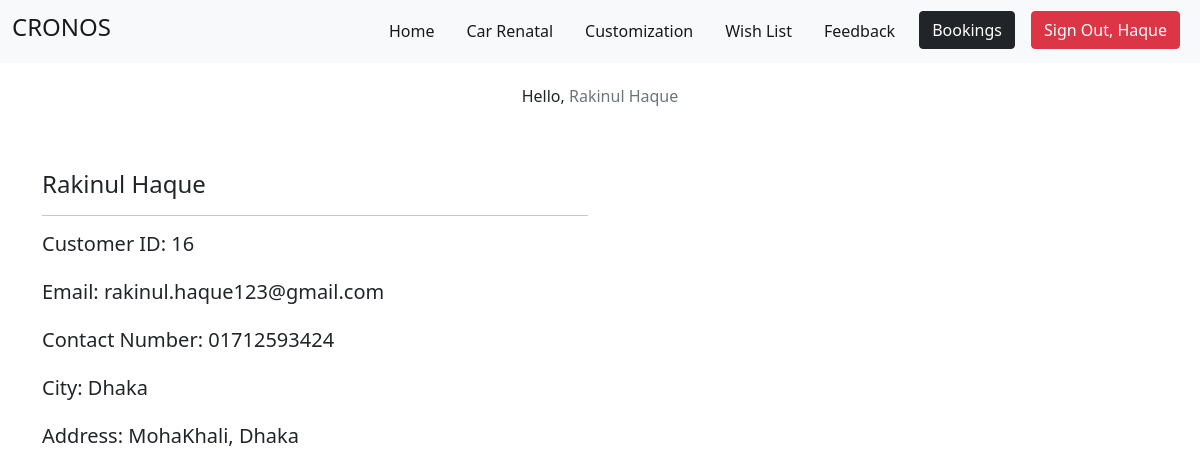
The app's page /userProfilePage.php (signed in) with its own data.
### tables this page shows
CREATE TABLE `customer` (
  `customer_id` int(11) NOT NULL,
  `first_name` varchar(20) NOT NULL,
  `last_name` varchar(20) NOT NULL,
  `city` varchar(20) NOT NULL,
  `address` varchar(100) NOT NULL,
  `phone_number` varchar(11) NOT NULL,
  `email` varchar(50) NOT NULL,
  `password` varchar(30) NOT NULL
);

### userProfilePage.php (the view, shortened to what this page needs)
<?php
$customer_id = $_SESSION["customer_id"];
?>
<!DOCTYPE html>
<html lang="en">
<head>
    <link href="https://cdn.jsdelivr.net/npm/bootstrap@5.1.3/dist/css/bootstrap.min.css" rel="stylesheet" />
    <link rel="stylesheet" href="style.css" />
    <link rel="stylesheet" href="fontawesome-free-5.15.4-web/fontawesome-free-5.15.4-web/css/all.css" />
</head>
<body>
    <navbar>
        <nav class="navbar navbar-expand-lg navbar-light bg-light">
            <div class="container-fluid">
                <a class="navbar-brand" href="index.php">
                    <h4>CRONOS</h4>
                </a>
                <div class="collapse navbar-collapse" id="navbarNav">
                    <ul class="navbar-nav ms-auto">
                        <li class="nav-item mx-2">
                            <a class="nav-link active" aria-current="page" href="index.php">Home</a>
                        </li>
                        <li class="nav-item mx-2">
                            <a class="nav-link active" aria-current="page" href="userPanel.php">Car Renatal</a>
                        </li>
                        <li class="nav-item mx-2">
                            <a class="nav-link active" aria-current="page" href="customizationPage.php">Customization</a>
                        </li>
                        <li class="nav-item mx-2">
                            <a class="nav-link active" aria-current="page" href="wishListPage.php">Wish List</a>
                        </li>
                        <li class="nav-item mx-2">
                            <a class="nav-link active" aria-current="page" href="userFeedbackPage.php">Feedback</a>
                        </li>
                        <li class="nav-item mx-2">
                            <a class="btn btn-dark" class="nav-link" href="userBookingHistory.php">Bookings</a>
                        </li>
                        <li class="nav-item mx-2">
                            <a class="btn btn-danger" class="nav-link" href="dbUserSignout.php">Sign Out, <?= $_SESSION['last_name']; ?> </a>
                        </li>
                    </ul>
                </div>
            </div>
        </nav>
    </navbar>
    <div class="container m-auto">
        <div class="p-2 my-3 text-center">
            <h6>Hello, <span class="text-secondary"> <?= $_SESSION['first_name']; ?> <?= $_SESSION['last_name']; ?></span> </h6>
        </div>
        <div class="row my-5 d-felx align-items-center">
            <div class="col-6">
                <?php
                require_once("dbConnect.php");
                $sql = "SELECT customer_id, first_name, last_name, city, address, phone_number, email from customer where customer_id = '$customer_id'";
                $result = mysqli_query($conn, $sql);
                if (mysqli_num_rows($result) > 0) {
                    while ($row = mysqli_fetch_array($result)) {
                ?>
                        <h4><?php echo $row[1]; ?> <?php echo $row[2] ?></h4>
                        <hr>
                        <div class="d-flex flex-column gap-3">
                            <h5>Customer ID: <?php echo $row[0]; ?></h5>
                            <h5>Email: <?php echo $row[6]; ?></h5>
                            <h5>Contact Number: <?php echo $row[5]; ?></h5>
                            <h5>City: <?php echo $row[3]; ?></h5>
                            <h5>Address: <?php echo $row[4]; ?></h5>
                        </div>
            </div>
        </div>
<?php
                    }
                }
?>

### style.css (style rules this page uses)
.container { height: 100%; }
.btn-anchor, a { text-decoration: none; color: white; }

### records on screen
customer: first_name "Rakinul", last_name "Haque", customer_id "16", email "rakinul.haque123@gmail.com", phone_number "01712593424", city "Dhaka", address "MohaKhali, Dhaka"

### other values on screen
$_SESSION['last_name'] "Haque"
$_SESSION['first_name'] "Rakinul"
